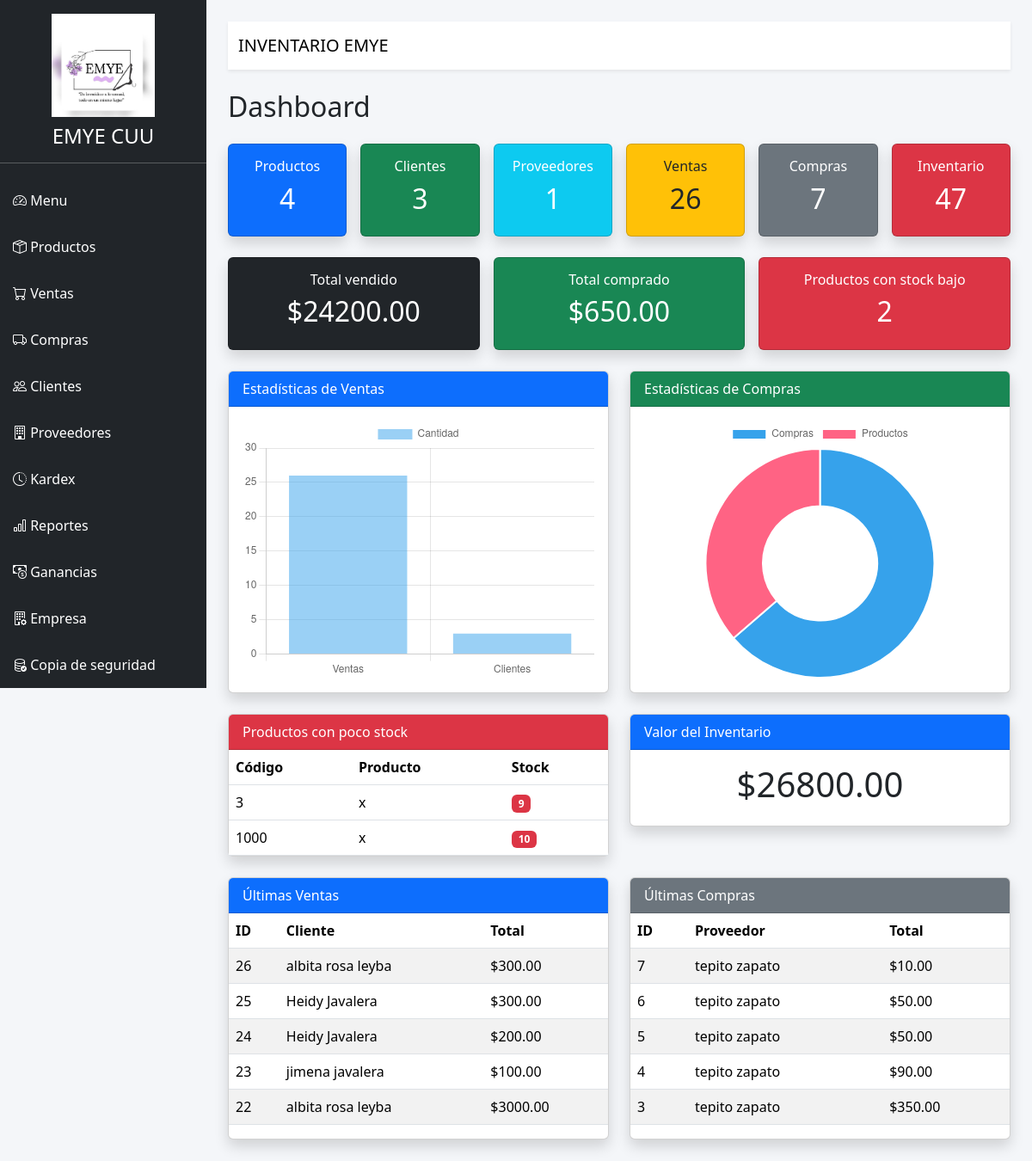
The page / on the database its author committed.
### SistemaInventarioWeb/models/database.py (models this page shows)
class Empresa(db.Model):
    __tablename__ = "empresa"
    id = db.Column(db.Integer, primary_key=True)
    nombre = db.Column(db.String(150), nullable=False)
    direccion = db.Column(db.String(250))
    telefono = db.Column(db.String(30))
    correo = db.Column(db.String(120))
    rfc = db.Column(db.String(30))
    sitio_web = db.Column(db.String(120))
    logo = db.Column(db.String(200))

class Producto(db.Model):
    __tablename__ = "productos"
    id = db.Column(db.Integer, primary_key=True)
    codigo = db.Column(
        db.String(30),
        unique=True,
        nullable=False
    )
    nombre = db.Column(
        db.String(100),
        nullable=False
    )
    categoria = db.Column(
        db.String(80)
    )
    precio = db.Column(
        db.Float,
        nullable=False
    )
    costo = db.Column(
        db.Float,
        default=0
    )
    stock = db.Column(
        db.Integer,
        default=0
    )

class Venta(db.Model):
    __tablename__ = "ventas"
    id = db.Column(db.Integer, primary_key=True)
    fecha = db.Column(db.DateTime, default=datetime.now)
    total = db.Column(db.Float)
    cliente_id = db.Column(
        db.Integer,
        db.ForeignKey("clientes.id")
    )
    cliente = db.relationship(
        "Cliente",
        backref="ventas"
    )

class Cliente(db.Model):
    __tablename__ = "clientes"
    id = db.Column(db.Integer, primary_key=True)
    nombre = db.Column(db.String(100), nullable=False)
    telefono = db.Column(db.String(20))
    correo = db.Column(db.String(100))

class Compra(db.Model):
    __tablename__ = "compras"
    id = db.Column(db.Integer, primary_key=True)
    fecha = db.Column(
        db.DateTime,
        default=datetime.now
    )
    total = db.Column(db.Float, default=0)
    proveedor_id = db.Column(
        db.Integer,
        db.ForeignKey("proveedores.id")
    )
    proveedor = db.relationship(
        "Proveedor",
        backref="compras"
    )

class Proveedor(db.Model):
    __tablename__ = "proveedores"
    id = db.Column(db.Integer, primary_key=True)
    nombre = db.Column(db.String(100), nullable=False)
    telefono = db.Column(db.String(20))
    correo = db.Column(db.String(100))

### SistemaInventarioWeb/routes/dashboard.py (the view)
@dashboard_bp.route("/")
def dashboard():
    total_productos = Producto.query.count()
    total_clientes = Cliente.query.count()
    total_proveedores = Proveedor.query.count()
    total_ventas = Venta.query.count()
    total_compras = Compra.query.count()
    inventario_total = db.session.query(
        func.sum(Producto.stock)
    ).scalar() or 0
    valor_inventario = sum(
        producto.precio * producto.stock
        for producto in Producto.query.all()
    )
    productos_stock_bajo = Producto.query.filter(
        Producto.stock <= 10
    ).order_by(
        Producto.stock.asc()
    ).all()
    productos_bajo_cantidad = Producto.query.filter(
        Producto.stock <= 10
    ).count()
    dinero_ventas = db.session.query(
        func.sum(Venta.total)
    ).scalar() or 0
    dinero_compras = db.session.query(
        func.sum(Compra.total)
    ).scalar() or 0
    ultimas_ventas = Venta.query.order_by(
        Venta.fecha.desc()
    ).limit(5).all()
    ultimas_compras = Compra.query.order_by(
        Compra.fecha.desc()
    ).limit(5).all()
    return render_template(
        "dashboard.html",
        total_productos=total_productos,
        total_clientes=total_clientes,
        total_proveedores=total_proveedores,
        total_ventas=total_ventas,
        total_compras=total_compras,
        inventario_total=inventario_total,
        valor_inventario=valor_inventario,
        productos_stock_bajo=productos_stock_bajo,
        productos_bajo_cantidad=productos_bajo_cantidad,
        dinero_ventas=dinero_ventas,
        dinero_compras=dinero_compras,
        ultimas_ventas=ultimas_ventas,
        ultimas_compras=ultimas_compras,
        ventas=total_ventas,
        compras=total_compras,
        productos=total_productos,
        clientes=total_clientes
    )

### SistemaInventarioWeb/app.py (called while the page is built)
@app.context_processor
def datos_empresa():
    empresa = Empresa.query.first()
    return {
        "empresa": empresa
    }

### SistemaInventarioWeb/templates/dashboard.html (shortened to what this page needs)
{% extends 'base.html' %}
{% block contenido %}
<h2 class="mb-4">
    Dashboard
</h2>
<div class="row g-3">
    <div class="col-md-2">
        <div class="card bg-primary text-white shadow">
            <div class="card-body text-center">
                <h6>Productos</h6>
                <h2>{{ total_productos }}</h2>
            </div>
        </div>
    </div>
    <div class="col-md-2">
        <div class="card bg-success text-white shadow">
            <div class="card-body text-center">
                <h6>Clientes</h6>
                <h2>{{ total_clientes }}</h2>
            </div>
        </div>
    </div>
    <div class="col-md-2">
        <div class="card bg-info text-white shadow">
            <div class="card-body text-center">
                <h6>Proveedores</h6>
                <h2>{{ total_proveedores }}</h2>
            </div>
        </div>
    </div>
    <div class="col-md-2">
        <div class="card bg-warning shadow">
            <div class="card-body text-center">
                <h6>Ventas</h6>
                <h2>{{ total_ventas }}</h2>
            </div>
        </div>
    </div>
    <div class="col-md-2">
        <div class="card bg-secondary text-white shadow">
            <div class="card-body text-center">
                <h6>Compras</h6>
                <h2>{{ total_compras }}</h2>
            </div>
        </div>
    </div>
    <div class="col-md-2">
        <div class="card bg-danger text-white shadow">
            <div class="card-body text-center">
                <h6>Inventario</h6>
                <h2>{{ inventario_total }}</h2>
            </div>
        </div>
    </div>
</div>
<br>
<div class="row g-3">
    <div class="col-md-4">
        <div class="card bg-dark text-white shadow">
            <div class="card-body text-center">
                <h6>Total vendido</h6>
                <h2>
                    ${{ "%.2f"|format(dinero_ventas) }}
                </h2>
            </div>
        </div>
    </div>
    <div class="col-md-4">
        <div class="card bg-success text-white shadow">
            <div class="card-body text-center">
                <h6>Total comprado</h6>
                <h2>
                    ${{ "%.2f"|format(dinero_compras) }}
                </h2>
            </div>
        </div>
    </div>
    <div class="col-md-4">
        <div class="card bg-danger text-white shadow">
            <div class="card-body text-center">
                <h6>Productos con stock bajo</h6>
                <h2>
                    {{ productos_bajo_cantidad }}
                </h2>
            </div>
        </div>
    </div>
</div>
<br>
<div class="row">
    <div class="col-md-6">
        <div class="card shadow">
            <div class="card-header bg-primary text-white">
                Estadísticas de Ventas
            </div>
            <div class="card-body">
                <canvas id="graficaVentas"
                style="height:300px;"></canvas>
            </div>
        </div>
    </div>
    <div class="col-md-6">
        <div class="card shadow">
            <div class="card-header bg-success text-white">
                Estadísticas de Compras
            </div>
            <div class="card-body">
                <canvas id="graficaCompras"
                style="height:300px;"></canvas>
            </div>
        </div>
    </div>
</div>
<br>
<div class="row">
<div class="col-md-6">
<div class="card shadow">
<div class="card-header bg-danger text-white">
Productos con poco stock
</div>
<table class="table table-hover mb-0">
<thead>
<tr>
<th>Código</th>
<th>Producto</th>
<th>Stock</th>
</tr>
</thead>
<tbody>
{% for producto in productos_stock_bajo %}
<tr>
<td>{{ producto.codigo }}</td>
<td>{{ producto.nombre }}</td>
<td>
<span class="badge bg-danger">
{{ producto.stock }}
</span>
</td>
</tr>
{% endfor %}
</tbody>
</table>
</div>
</div>
<div class="col-md-6">
<div class="card shadow">
<div class="card-header bg-primary text-white">
Valor del Inventario
</div>
<div class="card-body text-center">
<h1>
${{ "%.2f"|format(valor_inventario) }}
</h1>
</div>
</div>
</div>
</div>
<br>
<div class="row">
<div class="col-md-6">
<div class="card shadow">
<div class="card-header bg-primary text-white">
Últimas Ventas
</div>
<table class="table table-striped">
<thead>
<tr>
<th>ID</th>
<th>Cliente</th>
<th>Total</th>
</tr>
</thead>
<tbody>
{% for venta in ultimas_ventas %}
<tr>
<td>{{ venta.id }}</td>
<td>{{ venta.cliente.nombre }}</td>
<td>
${{ "%.2f"|format(venta.total) }}
</td>
</tr>
{% endfor %}
</tbody>
</table>
</div>
</div>
<div class="col-md-6">
<div class="card shadow">
<div class="card-header bg-secondary text-white">
Últimas Compras
</div>
<table class="table table-striped">
<thead>
<tr>
<th>ID</th>
<th>Proveedor</th>
<th>Total</th>
</tr>
</thead>
<tbody>
{% for compra in ultimas_compras %}
<tr>
<td>{{ compra.id }}</td>
<td>{{ compra.proveedor.nombre }}</td>
<td>
${{ "%.2f"|format(compra.total) }}
</td>
</tr>
{% endfor %}
</tbody>
</table>
</div>
</div>
</div>
{% endblock %}
{% block scripts %}
<script>
const TotalVentas = {{ ventas | tojson }};
const TotalCompras = {{ compras | tojson }};
const TotalProductos = {{ productos | tojson }};
const TotalClientes = {{ clientes | tojson }};
new Chart(
document.getElementById("graficaVentas"),
{
type:"bar",
data:{
labels:[
"Ventas",
"Clientes"
],
datasets:[{
label:"Cantidad",
data:[
TotalVentas,
TotalClientes
]
}]
},
options:{
responsive:true,
maintainAspectRatio:false
}
}
);
new Chart(
document.getElementById("graficaCompras"),
{
type:"doughnut",
data:{
labels:[
"Compras",
"Productos"
],
datasets:[{
data:[
TotalCompras,
TotalProductos
]
}]
},
options:{
responsive:true,
maintainAspectRatio:false
}
}
);
</script>
{% endblock %}

### SistemaInventarioWeb/templates/base.html (shortened to what this page needs)
<!DOCTYPE html>
<html lang="es">
<head>
    <link href="https://cdn.jsdelivr.net/npm/bootstrap@5.3.8/dist/css/bootstrap.min.css" rel="stylesheet">
    <link href="https://cdn.jsdelivr.net/npm/bootstrap-icons@1.13.1/font/bootstrap-icons.css" rel="stylesheet">
    <link rel="stylesheet"
          href="https://cdn.datatables.net/1.13.8/css/dataTables.bootstrap5.min.css">
    <link href="https://cdn.jsdelivr.net/npm/select2@4.1.0-rc.0/dist/css/select2.min.css" rel="stylesheet">
    <link rel="stylesheet"
          href="{{ url_for('static', filename='css/style.css') }}">
</head>
<body>
<div class="d-flex">
    <div class="sidebar">
        <div class="text-center mt-3">
    {% if empresa and empresa.logo %}
    <img
    src="{{ url_for('static', filename=empresa.logo) }}"
    style="width:120px;height:120px;object-fit:contain;"
    class="mb-2">
    {% endif %}
    <h4 class="text-white">
        {% if empresa %}
            {{ empresa.nombre }}
        {% else %}
            EMYE CUU
        {% endif %}
    </h4>
</div>
        <hr>
        <a href="/">
            <i class="bi bi-speedometer2"></i>
            Menu
        </a>
        <a href="/productos">
            <i class="bi bi-box-seam"></i>
            Productos
        </a>
        <a href="/ventas">
            <i class="bi bi-cart"></i>
            Ventas
        </a>
        <a href="/compras">
            <i class="bi bi-truck"></i>
            Compras
        </a>
        <a href="/clientes">
            <i class="bi bi-people"></i>
            Clientes
        </a>
        <a href="/proveedores">
            <i class="bi bi-building"></i>
            Proveedores
        </a>
        <a href="/kardex">
            <i class="bi bi-clock-history"></i>
            Kardex
        </a>
        <a href="/reportes">
            <i class="bi bi-bar-chart"></i>
            Reportes
        </a>
        <a href="/ganancias">
           <i class="bi bi-cash-coin"></i>
         Ganancias
          </a>
            <a href="/empresa">
            <i class="bi bi-building-gear"></i>
           Empresa
        </a>
        <a href="/respaldo">
            <i class="bi bi-database-check"></i>
            Copia de seguridad
        </a>
    </div>
    <div class="contenido">
        <nav class="navbar bg-white shadow-sm mb-4">
            <div class="container-fluid">
                <span class="navbar-brand">
                    INVENTARIO EMYE
                </span>
            </div>
        </nav>
        {% block contenido %}
        {% endblock %}
    </div>
</div>
{% block scripts %}
{% endblock %}
</body>
</html>

### SistemaInventarioWeb/static/css/style.css (style rules this page uses)
body { background:#f4f6f9; }
.sidebar { width:240px; height:100vh; background:#212529; color:white; position:fixed; top:0; left:0; overflow-y:auto; }
.sidebar a { color:white; display:block; padding:15px; text-decoration:none; }
.contenido { margin-left:240px; width:100%; padding:25px; }

### rows shown on the page
Empresa: logo (picture), nombre "EMYE CUU"
Producto: codigo "3", nombre "x", stock "9"
Producto: codigo "1000", nombre "x", stock "10"
Venta: id "26", cliente.nombre "albita rosa leyba", total "300.00"
Venta: id "25", cliente.nombre "Heidy Javalera", total "300.00"
Venta: id "24", cliente.nombre "Heidy Javalera", total "200.00"
Venta: id "23", cliente.nombre "jimena javalera", total "100.00"
Venta: id "22", cliente.nombre "albita rosa leyba", total "3000.00"
Compra: id "7", proveedor.nombre "tepito zapato", total "10.00"
Compra: id "6", proveedor.nombre "tepito zapato", total "50.00"
Compra: id "5", proveedor.nombre "tepito zapato", total "50.00"
Compra: id "4", proveedor.nombre "tepito zapato", total "90.00"
Compra: id "3", proveedor.nombre "tepito zapato", total "350.00"

### other values the page prints
{{ total_productos }} "4"
{{ total_clientes }} "3"
{{ total_proveedores }} "1"
{{ total_ventas }} "26"
{{ total_compras }} "7"
{{ inventario_total }} "47"
{{ "%.2f"|format(dinero_ventas) }} "24200.00"
{{ "%.2f"|format(dinero_compras) }} "650.00"
{{ productos_bajo_cantidad }} "2"
{{ "%.2f"|format(valor_inventario) }} "26800.00"
chart data {{ ventas | tojson }} 26
chart data {{ compras | tojson }} 7
chart data {{ productos | tojson }} 4
chart data {{ clientes | tojson }} 3
